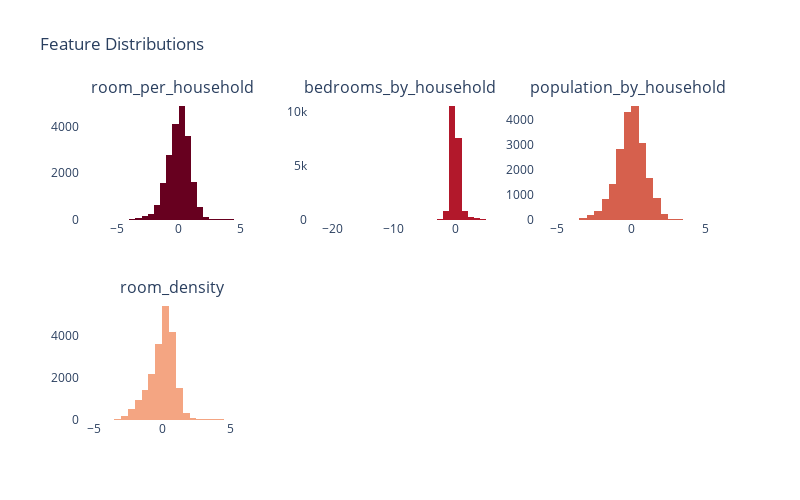

Notebook cell for this chart:
### Code cell
fig = make_subplots(
    rows=2, cols=3, 
    subplot_titles=["room_per_household", "bedrooms_by_household", "population_by_household", "room_density"] 
)
colors = ['#67001f', '#b2182b', '#d6604d', '#f4a582']

features = ["room_per_household", "bedrooms_by_household", "population_by_household", "room_density"]
for i, column in enumerate(features):
    fig.add_trace(
        go.Histogram(x=house[column], nbinsx=30, marker_color=colors[i]),
        row=(i // 3) + 1, col=(i % 3) + 1
    )
fig.update_layout(
    title_text='Feature Distributions',
    height=500, width=800,
    showlegend=False,
    plot_bgcolor='white'
)

fig.show()

### Figure 1 — Plotly figure (JSON) as saved in the notebook; plotly's stock layout.template omitted (floating-point values rounded to 4 significant figures; data arrays with more than 128 entries replaced by an {"elided": "..."} marker saying what was removed)
{"data": [{"marker": {"color": "#67001f"}, "nbinsx": 30, "type": "histogram", "x": {"elided": "20640 float values"}, "xaxis": "x", "yaxis": "y"}, {"marker": {"color": "#b2182b"}, "nbinsx": 30, "type": "histogram", "x": {"elided": "20640 float values"}, "xaxis": "x2", "yaxis": "y2"}, {"marker": {"color": "#d6604d"}, "nbinsx": 30, "type": "histogram", "x": {"elided": "20640 float values"}, "xaxis": "x3", "yaxis": "y3"}, {"marker": {"color": "#f4a582"}, "nbinsx": 30, "type": "histogram", "x": {"elided": "20640 float values"}, "xaxis": "x4", "yaxis": "y4"}], "layout": {"annotations": [{"font": {"size": 16}, "showarrow": false, "text": "room_per_household", "x": 0.1444, "xanchor": "center", "xref": "paper", "y": 1, "yanchor": "bottom", "yref": "paper"}, {"font": {"size": 16}, "showarrow": false, "text": "bedrooms_by_household", "x": 0.5, "xanchor": "center", "xref": "paper", "y": 1, "yanchor": "bottom", "yref": "paper"}, {"font": {"size": 16}, "showarrow": false, "text": "population_by_household", "x": 0.8556, "xanchor": "center", "xref": "paper", "y": 1, "yanchor": "bottom", "yref": "paper"}, {"font": {"size": 16}, "showarrow": false, "text": "room_density", "x": 0.1444, "xanchor": "center", "xref": "paper", "y": 0.375, "yanchor": "bottom", "yref": "paper"}], "height": 500, "plot_bgcolor": "white", "showlegend": false, "title": {"text": "Feature Distributions"}, "width": 800, "xaxis": {"anchor": "y", "domain": [0, 0.2889]}, "xaxis2": {"anchor": "y2", "domain": [0.3556, 0.6444]}, "xaxis3": {"anchor": "y3", "domain": [0.7111, 1]}, "xaxis4": {"anchor": "y4", "domain": [0, 0.2889]}, "xaxis5": {"anchor": "y5", "domain": [0.3556, 0.6444]}, "xaxis6": {"anchor": "y6", "domain": [0.7111, 1]}, "yaxis": {"anchor": "x", "domain": [0.625, 1]}, "yaxis2": {"anchor": "x2", "domain": [0.625, 1]}, "yaxis3": {"anchor": "x3", "domain": [0.625, 1]}, "yaxis4": {"anchor": "x4", "domain": [0, 0.375]}, "yaxis5": {"anchor": "x5", "domain": [0, 0.375]}, "yaxis6": {"anchor": "x6", "domain": [0, 0.375]}}}
